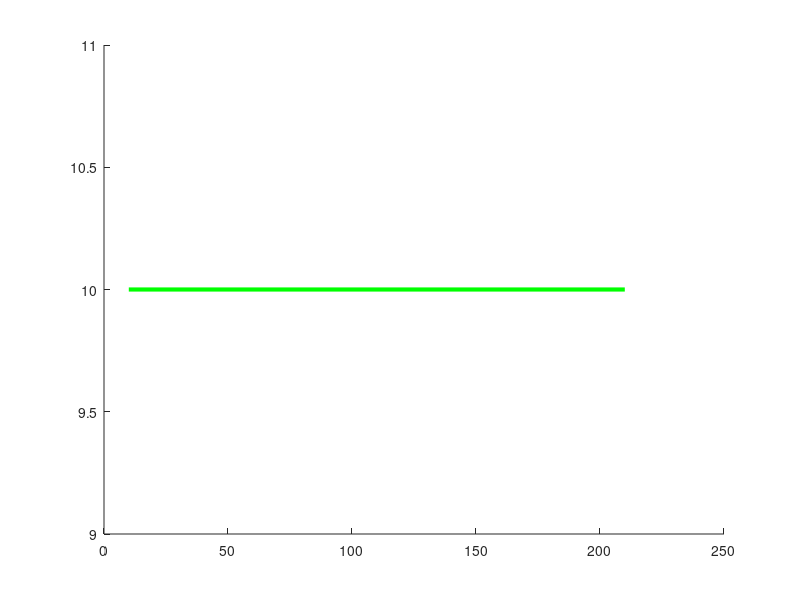

The MATLAB script that drew this image:
% Run after your image is already plotted in a figure:

% properties
bar_position = [10 10]; % top left corner of scale bar
bar_scale = 0.5; % microns/pixel
bar_length = 100; % 100 microns
bar_color = [0 1 0];
bar_width = 3;

% calculate coordinates
x1 = bar_position(1);
y1 = bar_position(2);
x2 = round(x1 + bar_length / bar_scale);
y2 = y1;

hold on;

% draw line
plot([x1 x2], [y1 y2], 'Color', bar_color, 'LineWidth', bar_width);

% write text
text((x1 + x2) / 2, y1 + 3 * bar_width, sprintf('%d\\mum', bar_length), 'Color', bar_color, 'FontSize', 20, 'FontWeight', 'bold', 'HorizontalAlignment', 'center', 'VerticalAlignment', 'top');

hold off;